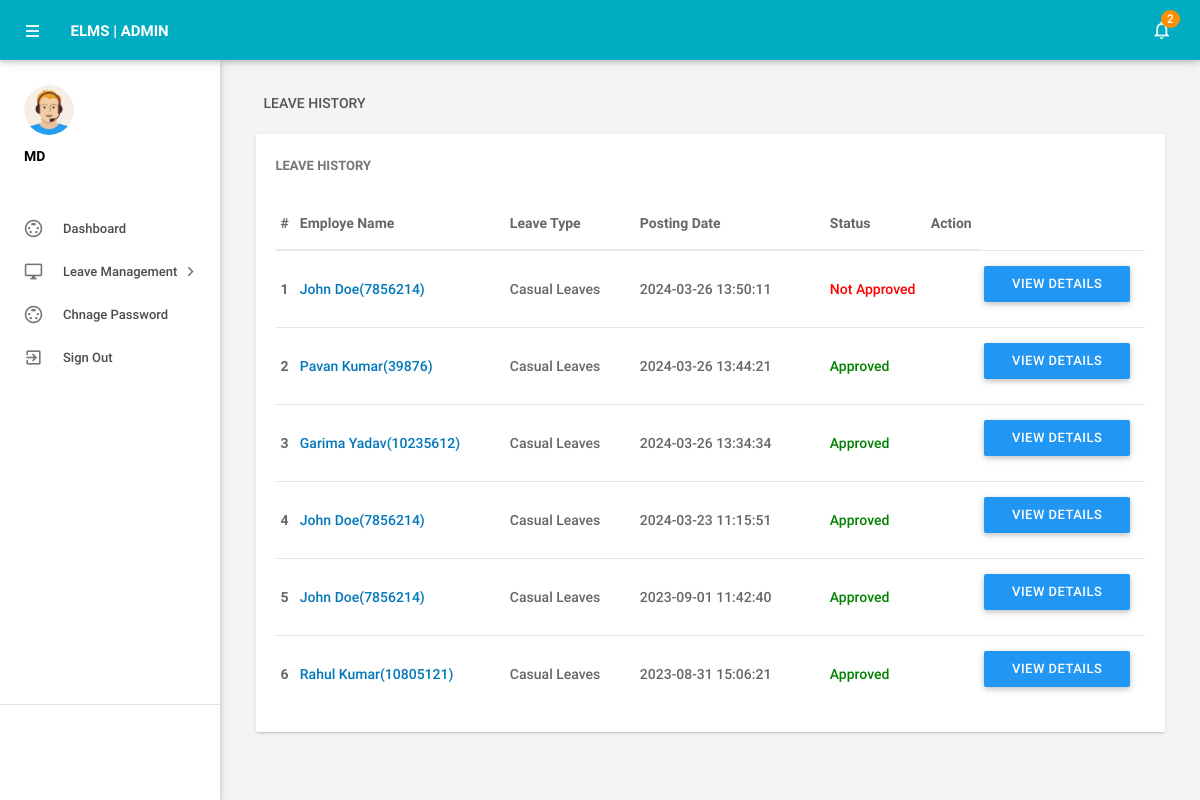
The app's page /elms/elms/engineer/leaves.php (signed in) with its own data.
### tables this page shows
CREATE TABLE `tblleaves` (
  `id` int(11) NOT NULL,
  `LeaveType` varchar(110) DEFAULT NULL,
  `ToDate` varchar(120) DEFAULT NULL,
  `FromDate` varchar(120) DEFAULT NULL,
  `Description` mediumtext DEFAULT NULL,
  `PostingDate` timestamp NULL DEFAULT current_timestamp(),
  `AdminRemark` mediumtext DEFAULT NULL,
  `AdminRemarkDate` varchar(120) DEFAULT NULL,
  `Status` int(1) DEFAULT NULL,
  `IsRead` int(1) DEFAULT NULL,
  `empid` int(11) DEFAULT NULL
);

CREATE TABLE `tblemployees` (
  `id` int(11) NOT NULL,
  `EmpId` varchar(100) NOT NULL,
  `FirstName` varchar(150) DEFAULT NULL,
  `LastName` varchar(150) DEFAULT NULL,
  `EmailId` varchar(200) DEFAULT NULL,
  `Password` varchar(180) DEFAULT NULL,
  `Gender` varchar(100) DEFAULT NULL,
  `Dob` varchar(100) DEFAULT NULL,
  `Department` varchar(255) DEFAULT NULL,
  `Address` varchar(255) DEFAULT NULL,
  `City` varchar(200) DEFAULT NULL,
  `Country` varchar(150) DEFAULT NULL,
  `Phonenumber` char(11) DEFAULT NULL,
  `Status` int(1) DEFAULT NULL,
  `RegDate` timestamp NULL DEFAULT current_timestamp()
);

### elms/elms/engineer/leaves.php (the view, shortened to what this page needs)
<?php
include('includes/config.php');
if(strlen($_SESSION['alogin'])==0)
    {
header('location:index.php');
}
else{
 ?>
<!DOCTYPE html>
<html lang="en">
    <head>
        <link type="text/css" rel="stylesheet" href="../assets/plugins/materialize/css/materialize.min.css"/>
        <link href="../assets/plugins/material-preloader/css/materialPreloader.min.css" rel="stylesheet">
        <link href="../assets/plugins/datatables/css/jquery.dataTables.min.css" rel="stylesheet">
                <link href="../assets/plugins/google-code-prettify/prettify.css" rel="stylesheet" type="text/css"/>
        <link href="../assets/css/alpha.min.css" rel="stylesheet" type="text/css"/>
        <link href="../assets/css/custom.css" rel="stylesheet" type="text/css"/>
    </head>
    <body>
       <?php include('includes/header.php');?>
       <?php include('includes/sidebar.php');?>
            <main class="mn-inner">
                <div class="row">
                    <div class="col s12">
                        <div class="page-title">Leave History</div>
                    </div>
                    <div class="col s12 m12 l12">
                        <div class="card">
                            <div class="card-content">
                                <span class="card-title">Leave History</span>
                                <table id="example" class="display responsive-table ">
                                    <thead>
                                        <tr>
                                            <th>#</th>
                                            <th width="200">Employe Name</th>
                                            <th width="120">Leave Type</th>
                                             <th width="180">Posting Date</th>
                                            <th>Status</th>
                                            <th align="center">Action</th>
                                        </tr>
                                    </thead>
                                    <tbody>
<?php $sql = "SELECT tblleaves.id as lid,tblemployees.FirstName,tblemployees.LastName,tblemployees.EmpId,tblemployees.id,tblleaves.LeaveType,tblleaves.PostingDate,tblleaves.Status from tblleaves join tblemployees on tblleaves.empid=tblemployees.id order by lid desc";
$query = $dbh -> prepare($sql);
$query->execute();
$results=$query->fetchAll(PDO::FETCH_OBJ);
$cnt=1;
if($query->rowCount() > 0)
{
foreach($results as $result)
{
      ?>
                                        <tr>
                                            <td> <b><?php echo htmlentities($cnt);?></b></td>
                                              <td><a href="editemployee.php?empid=<?php echo htmlentities($result->id);?>" target="_blank"><?php echo htmlentities($result->FirstName." ".$result->LastName);?>(<?php echo htmlentities($result->EmpId);?>)</a></td>
                                            <td><?php echo htmlentities($result->LeaveType);?></td>
                                            <td><?php echo htmlentities($result->PostingDate);?></td>
                                                                       <td><?php $stats=$result->Status;
if($stats==1){
                                             ?>
                                                 <span style="color: green">Approved</span>
                                                 <?php } if($stats==2)  { ?>
                                                <span style="color: red">Not Approved</span>
                                                 <?php } if($stats==0)  { ?>
 <span style="color: blue">waiting for approval</span>
 <?php } ?>
                                             </td>
          <td>
           <td><a href="leave-details.php?leaveid=<?php echo htmlentities($result->lid);?>" class="waves-effect waves-light btn blue m-b-xs"  > View Details</a></td>
                                    </tr>
                                         <?php $cnt++;} }?>
                                    </tbody>
                                </table>
                            </div>
                        </div>
                    </div>
                </div>
            </main>
        </div>
        <div class="left-sidebar-hover"></div>
    </body>
</html>
<?php } ?>

### records on screen
tblleaves: tblemployees.FirstName+LastName "John Doe", tblemployees.EmpId "7856214", LeaveType "Casual Leaves", PostingDate "2024-03-26 13:50:11", Status "Not Approved"
tblleaves: tblemployees.FirstName+LastName "Pavan Kumar", tblemployees.EmpId "39876", LeaveType "Casual Leaves", PostingDate "2024-03-26 13:44:21", Status "Approved"
tblleaves: tblemployees.FirstName+LastName "Garima Yadav", tblemployees.EmpId "10235612", LeaveType "Casual Leaves", PostingDate "2024-03-26 13:34:34", Status "Approved"
tblleaves: tblemployees.FirstName+LastName "John Doe", tblemployees.EmpId "7856214", LeaveType "Casual Leaves", PostingDate "2024-03-23 11:15:51", Status "Approved"
tblleaves: tblemployees.FirstName+LastName "John Doe", tblemployees.EmpId "7856214", LeaveType "Casual Leaves", PostingDate "2023-09-01 11:42:40", Status "Approved"
tblleaves: tblemployees.FirstName+LastName "Rahul Kumar", tblemployees.EmpId "10805121", LeaveType "Casual Leaves", PostingDate "2023-08-31 15:06:21", Status "Approved"

### other values on screen
$unreadcount "2"
